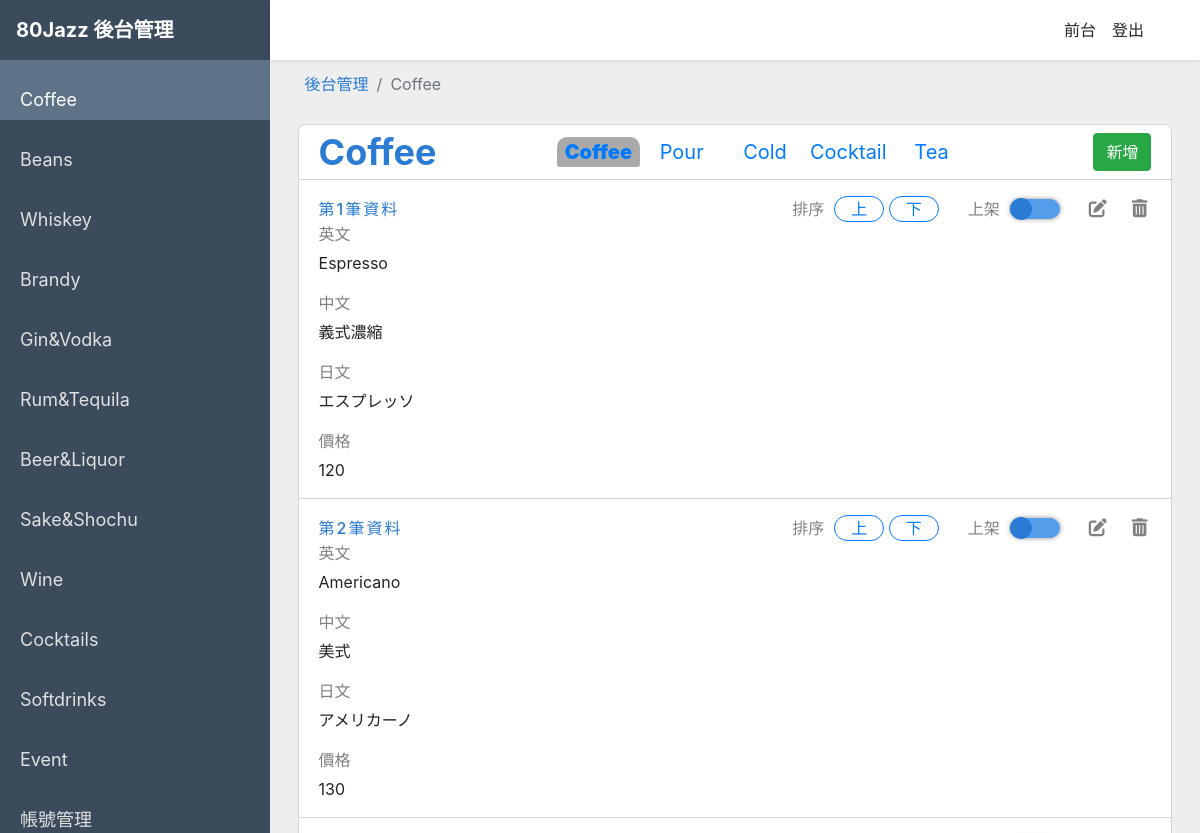
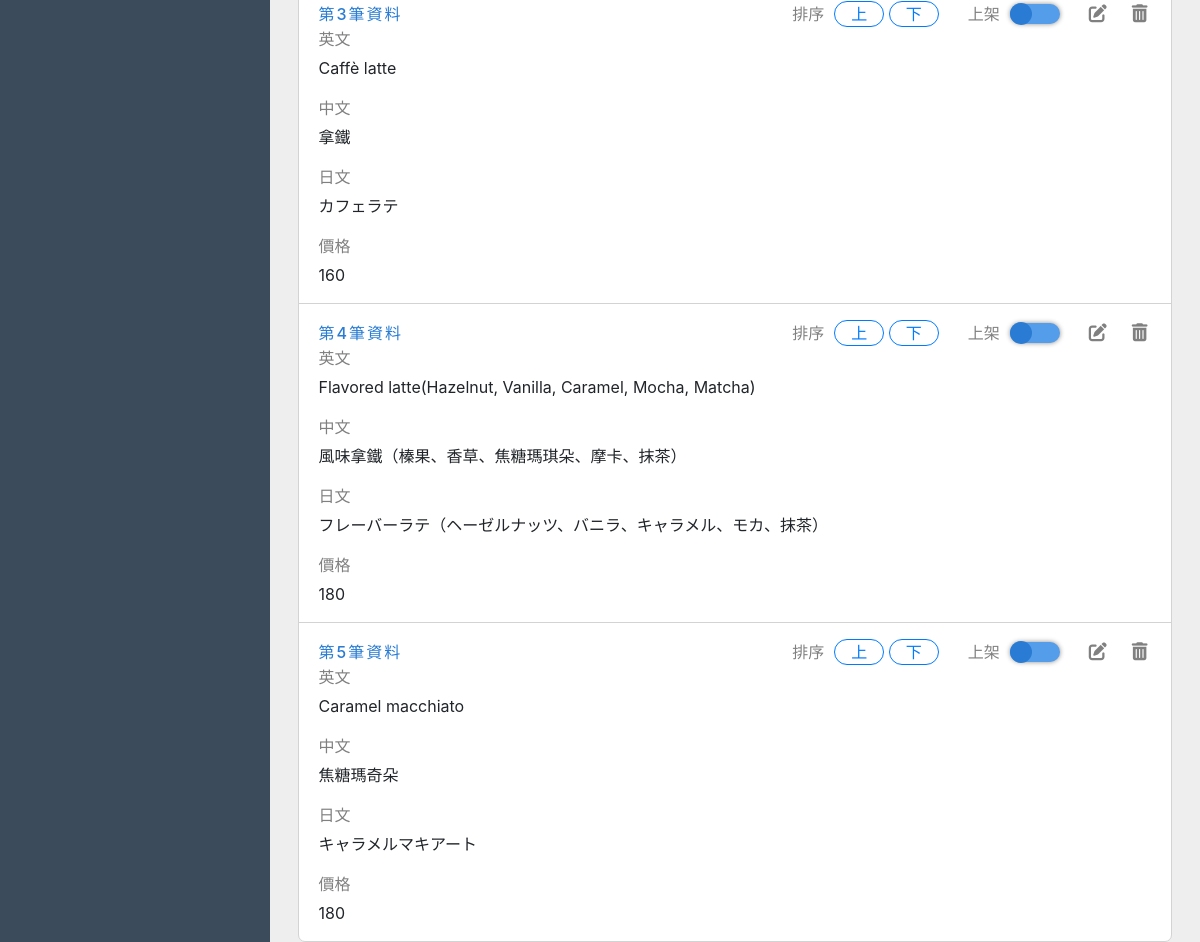
The app's page /back.php?do=coffee&type=Coffee (signed in) with its own data (2 pictures, top to bottom).
### tables this page shows
CREATE TABLE `jazz_coffee` (
  `id` int(11) NOT NULL,
  `type` varchar(12) NOT NULL COMMENT '分類',
  `name` text NOT NULL COMMENT '英文品名',
  `chinese` text NOT NULL COMMENT '中文',
  `japanese` text NOT NULL COMMENT '日文',
  `price` int(11) NOT NULL COMMENT '價格',
  `rank` tinyint(4) NOT NULL COMMENT '排序',
  `sh` tinyint(1) NOT NULL DEFAULT 1 COMMENT '上下架',
  `break` tinyint(1) NOT NULL DEFAULT 0 COMMENT '換行(ex:風味拿鐵)'
);

### base.php (called while the page is built, shortened)
<?php
class DB{
    protected $dsn = "mysql:host=localhost;chatset=utf8;dbname=s1110205";
    protected $table;
    protected $pdo;
    function __construct($table){
        $this->table = $table;
        $this->pdo = new PDO($this->dsn,'root','');
    }
    function all(...$ary){
        $sql = "SELECT * FROM $this->table ";
        if (isset($ary[0])) {
            if(is_array($ary[0])){
                foreach ($ary[0] as $key => $value) {
                    $tmp[] = "`$key` = '$value'";
                }
                $sql.=" WHERE ".join(" AND ",$tmp);
            }else {
                $sql.=$ary[0];
            }
        }
        if (isset($ary[1])) {
            $sql.=$ary[1];
        }
        return $this->pdo->query($sql)->fetchAll(PDO::FETCH_ASSOC);
    }
}
$Coffee = new DB('jazz_coffee');
?>

### back/coffee.php (the view, shortened to what this page needs)
<div class="right_content">
    <nav aria-label="breadcrumb">
        <ol class="breadcrumb">
            <li class="breadcrumb-item">
                <a href="./back.php">後台管理</a>
            </li>
            <li class="breadcrumb-item active">
                Coffee
            </li>
        </ol>
    </nav>
    <div class="form_group">
        <div class="form_item form_item_Title">
            <div>
                <div class="form_item_header">
                    Coffee
                </div>
            </div>
            <div class="form_item_Title_middle" style="width:50%;">
                <a href="?do=coffee&type=Coffee"  class="title_type <?=($_GET['type']=='Coffee')?'liquor_active':''?>">Coffee</a>
                <a href="?do=coffee&type=Pour" class="title_type <?=($_GET['type']=='Pour')?'liquor_active':''?>">Pour</a>
                <a href="?do=coffee&type=Cold" class="title_type <?=($_GET['type']=='Cold')?'liquor_active':''?>">Cold</a>
                <a href="?do=coffee&type=Cocktail" class="title_type <?=($_GET['type']=='Cocktail')?'liquor_active':''?>">Cocktail</a>
                <a href="?do=coffee&type=Tea" class="title_type <?=($_GET['type']=='Tea')?'liquor_active':''?>">Tea</a>
            </div>
            <div class="addBtn">
                <button type="button" class="btn btn-success" data-toggle="modal" data-target="#addModal">
                    新增
                </button>
            </div>
        </div>
        <div>
        <?php
        $rows = $Coffee->all(['type'=>$_GET['type']],"ORDER BY `rank` ASC");
        foreach ($rows as $key => $row) {
        ?>
            <div class="form_item_group">
                <div class="form_item form_item_control">
                    <span class="form_item_num">第<?= $key + 1 ?>筆資料</span>
                    <div class="form_item_btns">
                        <span class="form_item_smtitle">排序</span>
                        <div class="order_btn" data-order="<?= $row['rank'] ?>" data-id="<?= $row['id'] ?>">
                            <button type="button" class="btn btn-outline-primary order_upbtn">上</button>
                            <button type="button" class="btn btn-outline-primary order_bnbtn">下</button>
                        </div>
                        <div class="form_item_sh">
                            <span class="form_item_smtitle">上架</span>
                            <div class="sh_bg <?= ($row['sh'] == 1) ? 'sh_show' : '' ?>" data-id="<?= $row['id'] ?>">
                                <div class="sh_btn <?= ($row['sh'] == 1) ? 'sh_btn_show' : '' ?>"></div>
                            </div>
                        </div>
                        <div class="flex">
                            <div class="form_item_edit" data-id="<?=$row['id']?>" data-toggle="modal" data-target="#editModal" onclick="edit(this)">
                                <i class="fa-solid fa-pen-to-square"></i>
                            </div>
                            <div class="form_item_del" data-id="<?=$row['id']?>">
                                <i class="fa-solid fa-trash-can"></i>
                            </div>
                        </div>
                    </div>
                </div>
                <div class="form_item first_item">
                    <div class="form_item_text">英文</div>
                    <p><?= $row['name'] ?></p>
                </div>
                <div class="form_item">
                    <div class="form_item_text">中文</div>
                    <p><?= $row['chinese'] ?></p>
                </div>
                <div class="form_item">
                    <div class="form_item_text">日文</div>
                    <p><?= $row['japanese'] ?></p>
                </div>
                <div class="form_item">
                    <div class="form_item_text">價格</div>
                    <p><?= $row['price'] ?></p>
                </div>
            </div>
                <?php
                }
                ?>
         </div>
    </div>
</div>

### css/all.css (style rules this page uses)
.flex { display: flex; flex-wrap: wrap; }

### css/back.css (style rules this page uses)
* { box-sizing: border-box; margin: 0; padding: 0; }
.right_content { min-height: calc(100% - 64px); width: 96%; margin: auto; }
.breadcrumb { background-color: rgba(240, 248, 255, 0); width: 100%; }
.breadcrumb a { color: rgb(41, 123, 211); }
.form_group { background-color: white; width: 98%; margin: auto; border-radius: 7px; border: 1px solid lightgray; }
.form_item { padding: 0px 20px; }
.form_item_Title { border-bottom: 1px solid lightgray; display: flex; align-items: center; justify-content: space-between; }
.form_item_header { color: rgb(41, 123, 211); font-weight: bold; font-size: 2.25rem; }
.form_item_Title_middle { width: 40%; display: flex; justify-content: space-between; }
.form_item_text { color: grey; margin-bottom: 5px; }
.form_item_smtitle { color: grey; margin-right: 10px; }
.form_item_edit { margin-left:25px; color: gray; cursor: pointer; font-size: 18px; transition: 0.3s; }
.form_item_del { margin-left:25px; color: gray; cursor: pointer; font-size: 18px; transition: 0.3s; }
.form_item_group:not(:last-child) { border-bottom: 1px solid lightgray; }
.form_item_control { display: flex; align-items: center; justify-content: space-between; margin-top: 15px; }
.form_item_num { color: rgb(41, 123, 211); font-weight: 500; letter-spacing: 2px; }
.form_item_btns,.form_item_sh { display: flex; align-items: center; margin-left: 25px; padding: 0 4px; }
.order_btn > button { border-radius: 15px; width: 50px; padding: 0; }
.sh_bg { width: 50px; height: 20px; border-radius: 20px; display: flex; align-items: center; cursor: pointer; transition: 0.8s; background-color: rgb(205, 208, 212); justify-content: end; box-shadow: 0 0 5px rgb(139, 139, 139); }
.sh_btn { width: 22px; height: 22px; border-radius: 22px; transition: 0.8s; background-color: rgb(128, 128, 128); }
.sh_show { background-color: rgb(84, 157, 235); justify-content: start; }
.sh_btn_show { background-color: rgb(41, 123, 211); }
.title_type { display: block; width: 7.5rem; text-align: center; border-radius: 10px 10px 3px 3px; font-size: 1.25rem; }
.liquor_active { font-weight: 900; background: #aaa; }

### records on screen
jazz_coffee: sh 1 (drawn), name "Espresso", chinese "義式濃縮", japanese "エスプレッソ", price "120"
jazz_coffee: sh 1 (drawn), name "Americano", chinese "美式", japanese "アメリカーノ", price "130"
jazz_coffee: sh 1 (drawn), name "Caffè latte", chinese "拿鐵", japanese "カフェラテ", price "160"
jazz_coffee: sh 1 (drawn), name "Flavored latte(Hazelnut, Vanilla, Caramel, Mocha, Matcha)", chinese "風味拿鐵（榛果、香草、焦糖瑪琪朵、摩卡、抹茶）", japanese "フレーバーラテ（ヘーゼルナッツ、バニラ、キャラメル、モカ、抹茶）", price "180"
jazz_coffee: sh 1 (drawn), name "Caramel macchiato", chinese "焦糖瑪奇朵", japanese "キャラメルマキアート", price "180"
